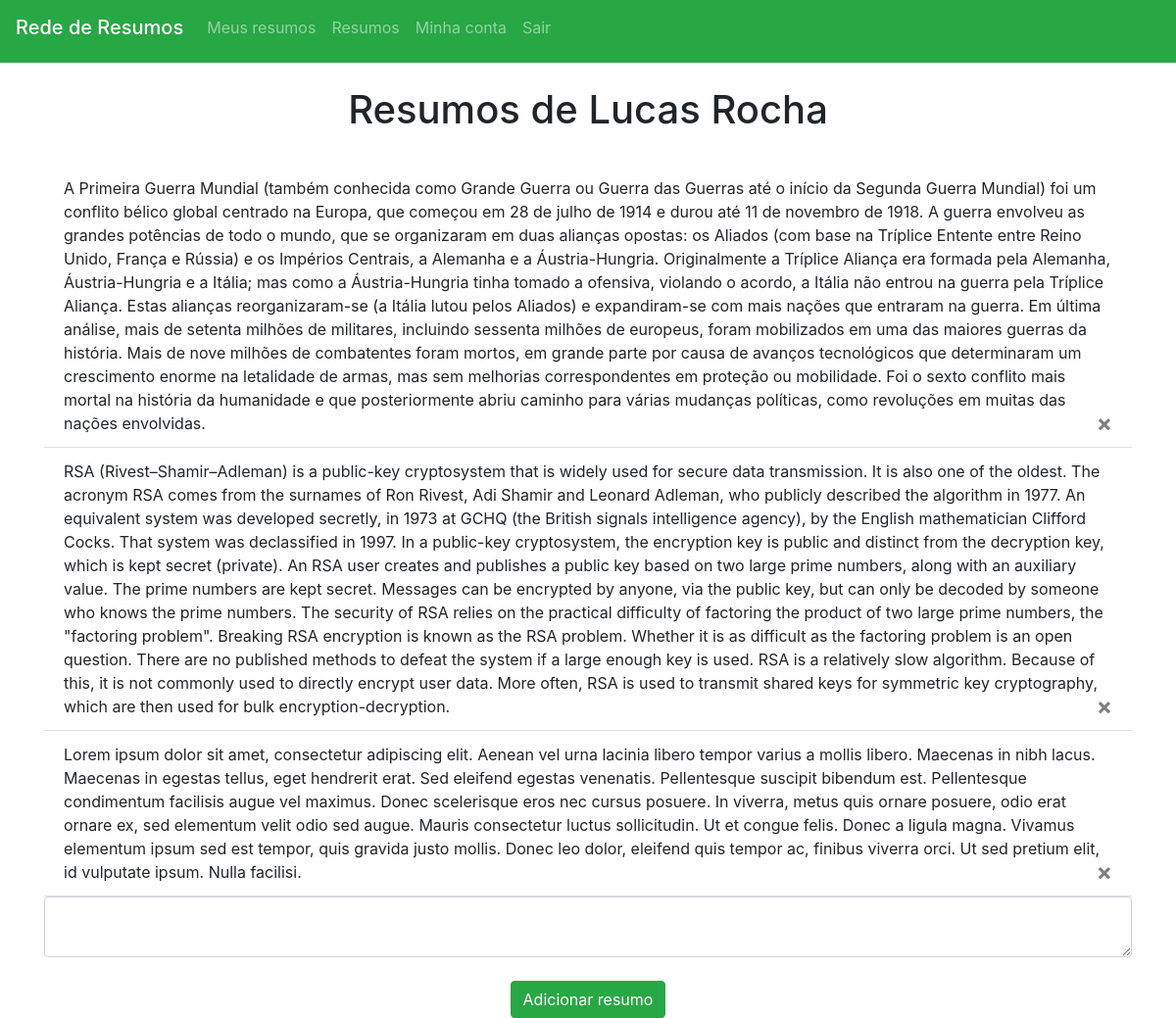
Screenshot of / (signed in) with the database file from the repository.
### website/models.py (models this page shows)
class User(db.Model, UserMixin):
    id = db.Column(db.Integer, primary_key=True)
    email = db.Column(db.String(150), unique=True)
    password = db.Column(db.String(150))
    first_name = db.Column(db.String(150))
    notes = db.relationship('Note')

class Note(db.Model):
    id = db.Column(db.Integer, primary_key=True)
    data = db.Column(db.String(10000))
    user_id = db.Column(db.Integer, db.ForeignKey('user.id'))

### website/views.py (the view, shortened to what this page needs)
@views.route('/', methods=['GET', 'POST'])
@login_required
def home():
    return render_template("home.html", user=current_user)

### website/__init__.py (called while the page is built)
def create_app():
    app = Flask(__name__)
    app.config['SECRET_KEY'] = 'test'
    app.config['SQLALCHEMY_DATABASE_URI'] = f'sqlite:///{DB_NAME}'
    db.init_app(app)
    from .views import views
    from .auth import auth
    app.register_blueprint(views, url_prefix='/')
    app.register_blueprint(auth, url_prefix='/')
    from .models import User, Note
    create_database(app)
    login_manager = LoginManager()
    login_manager.login_view = 'auth.login'
    login_manager.login_message = "Por favor, entre em sua conta para visualizar seus resumos."
    login_manager.login_message_category = "warning"
    login_manager.init_app(app)
    @login_manager.user_loader
    def load_user(id):
        return User.query.get(int(id))
    return app

### website/templates/home.html
{% extends "base.html" %} {% block title %}Home{% endblock %}
{% block content %}
<br />
<h1 align="center">Resumos de {{user.first_name}}</h1>
<br />
<ul class="list-group list-group-flush" id="notes">
    {% for note in user.notes %}
    <li class="list-group-item">
    {{ note.data }}
    <button type="button" class="close" onClick="deleteNote({{ note.id }})">
        <span aria-hidden="true">&times;</span>
    </button>
    </li>
    {% endfor %}
</ul>
<form method="POST">
    <textarea name="note" id="note" class="form-control"></textarea>
    <br />
    <div align="center">
      <button type="submit" class="btn btn-success">Adicionar resumo</button>
    </div>
  </form>
{% endblock %}

### rows the page displays
User: first_name "Lucas Rocha"
Note: data "A Primeira Guerra Mundial (também conhecida como Grande Guerra ou Guerra das Guerras até o início da Segunda Guerra Mundial) foi um conflito bélico global centrado na Europa, que começou em 28 de julho de 1914 e durou até 11 de novembro de 1918. A guerra envolveu as grandes potências de todo o mundo, que se organizaram em duas alianças opostas: os Aliados (com base na Tríplice Entente entre Reino Unido, França e Rússia) e os Impérios Centrais, a Alemanha e a Áustria-Hungria. Originalmente a Tríplice Aliança era formada pela Alemanha, Áustria-Hungria e a Itália; mas como a Áustria-Hungria tinha tomado a ofensiva, violando o acordo, a Itália não entrou na guerra pela Tríplice Aliança. Estas…"
Note: data "RSA (Rivest–Shamir–Adleman) is a public-key cryptosystem that is widely used for secure data transmission. It is also one of the oldest. The acronym RSA comes from the surnames of Ron Rivest, Adi Shamir and Leonard Adleman, who publicly described the algorithm in 1977. An equivalent system was developed secretly, in 1973 at GCHQ (the British signals intelligence agency), by the English mathematician Clifford Cocks. That system was declassified in 1997. In a public-key cryptosystem, the encryption key is public and distinct from the decryption key, which is kept secret (private). An RSA user creates and publishes a public key based on two large prime numbers, along with an auxiliary value.…"
Note: data "Lorem ipsum dolor sit amet, consectetur adipiscing elit. Aenean vel urna lacinia libero tempor varius a mollis libero. Maecenas in nibh lacus. Maecenas in egestas tellus, eget hendrerit erat. Sed eleifend egestas venenatis. Pellentesque suscipit bibendum est. Pellentesque condimentum facilisis augue vel maximus. Donec scelerisque eros nec cursus posuere. In viverra, metus quis ornare posuere, odio erat ornare ex, sed elementum velit odio sed augue. Mauris consectetur luctus sollicitudin. Ut et congue felis. Donec a ligula magna. Vivamus elementum ipsum sed est tempor, quis gravida justo mollis. Donec leo dolor, eleifend quis tempor ac, finibus viverra orci. Ut sed pretium elit, id vulputate…"
